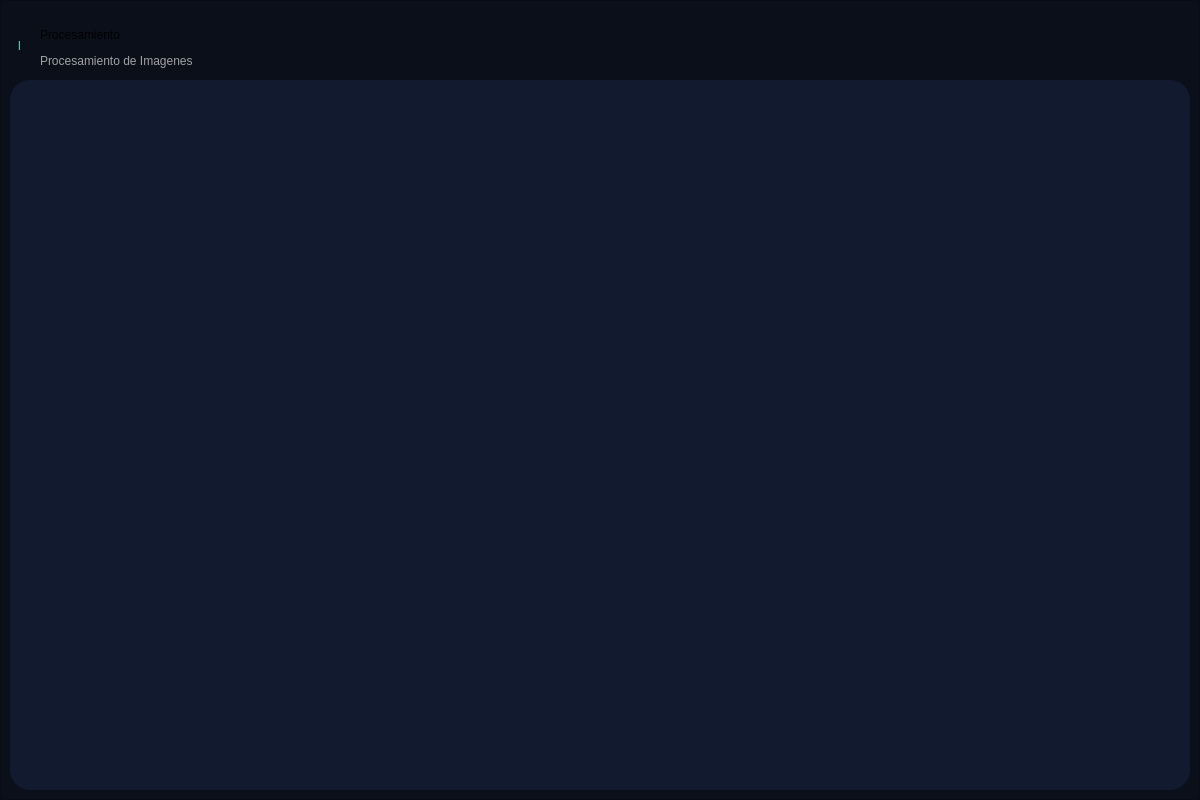
<?xml version="1.0" encoding="UTF-8"?>
<ui version="4.0">
 <class>Frm_Procesamiento</class>
 <widget class="QWidget" name="Frm_Procesamiento">
  <property name="geometry">
   <rect>
    <x>0</x>
    <y>0</y>
    <width>1200</width>
    <height>800</height>
   </rect>
  </property>
  <property name="windowTitle">
   <string>Form</string>
  </property>
  <property name="layoutDirection">
   <enum>Qt::LayoutDirection::RightToLeft</enum>
  </property>
  <layout class="QVBoxLayout" name="verticalLayout">
   <property name="spacing">
    <number>1</number>
   </property>
   <property name="leftMargin">
    <number>0</number>
   </property>
   <property name="topMargin">
    <number>0</number>
   </property>
   <property name="rightMargin">
    <number>0</number>
   </property>
   <property name="bottomMargin">
    <number>0</number>
   </property>
   <item>
    <widget class="QFrame" name="frame_Container">
     <property name="styleSheet">
      <string notr="true">background-color: rgb(11, 15, 26);</string>
     </property>
     <property name="frameShape">
      <enum>QFrame::Shape::StyledPanel</enum>
     </property>
     <property name="frameShadow">
      <enum>QFrame::Shadow::Raised</enum>
     </property>
     <layout class="QVBoxLayout" name="verticalLayout_9">
      <item>
       <widget class="QFrame" name="frame_head">
        <property name="maximumSize">
         <size>
          <width>16777215</width>
          <height>100</height>
         </size>
        </property>
        <property name="toolTip">
         <string/>
        </property>
        <property name="frameShape">
         <enum>QFrame::Shape::NoFrame</enum>
        </property>
        <property name="frameShadow">
         <enum>QFrame::Shadow::Raised</enum>
        </property>
        <widget class="QLabel" name="lb_pantalla">
         <property name="geometry">
          <rect>
           <x>30</x>
           <y>10</y>
           <width>201</width>
           <height>30</height>
          </rect>
         </property>
         <property name="styleSheet">
          <string notr="true">font: 700 20pt &quot;Arial&quot;;</string>
         </property>
         <property name="text">
          <string>Procesamiento</string>
         </property>
        </widget>
        <widget class="QLabel" name="lb_descripcion">
         <property name="geometry">
          <rect>
           <x>30</x>
           <y>40</y>
           <width>211</width>
           <height>21</height>
          </rect>
         </property>
         <property name="styleSheet">
          <string notr="true">font: 12pt &quot;Arial&quot;;
color: rgb(161, 161, 161);</string>
         </property>
         <property name="text">
          <string>Procesamiento de Imagenes</string>
         </property>
        </widget>
        <widget class="QLabel" name="Line">
         <property name="geometry">
          <rect>
           <x>8</x>
           <y>11</y>
           <width>21</width>
           <height>50</height>
          </rect>
         </property>
         <property name="styleSheet">
          <string notr="true">color : rgb(101, 214, 198);
font: 72pt &quot;Segoe UI&quot;;</string>
         </property>
         <property name="text">
          <string>l</string>
         </property>
        </widget>
       </widget>
      </item>
      <item>
       <widget class="QFrame" name="frame_body">
        <property name="minimumSize">
         <size>
          <width>0</width>
          <height>710</height>
         </size>
        </property>
        <property name="styleSheet">
         <string notr="true">background-color: rgb(17, 26, 46);
border-radius: 20px;</string>
        </property>
        <property name="frameShape">
         <enum>QFrame::Shape::StyledPanel</enum>
        </property>
        <property name="frameShadow">
         <enum>QFrame::Shadow::Raised</enum>
        </property>
       </widget>
      </item>
     </layout>
    </widget>
   </item>
  </layout>
 </widget>
 <resources/>
 <connections/>
</ui>
